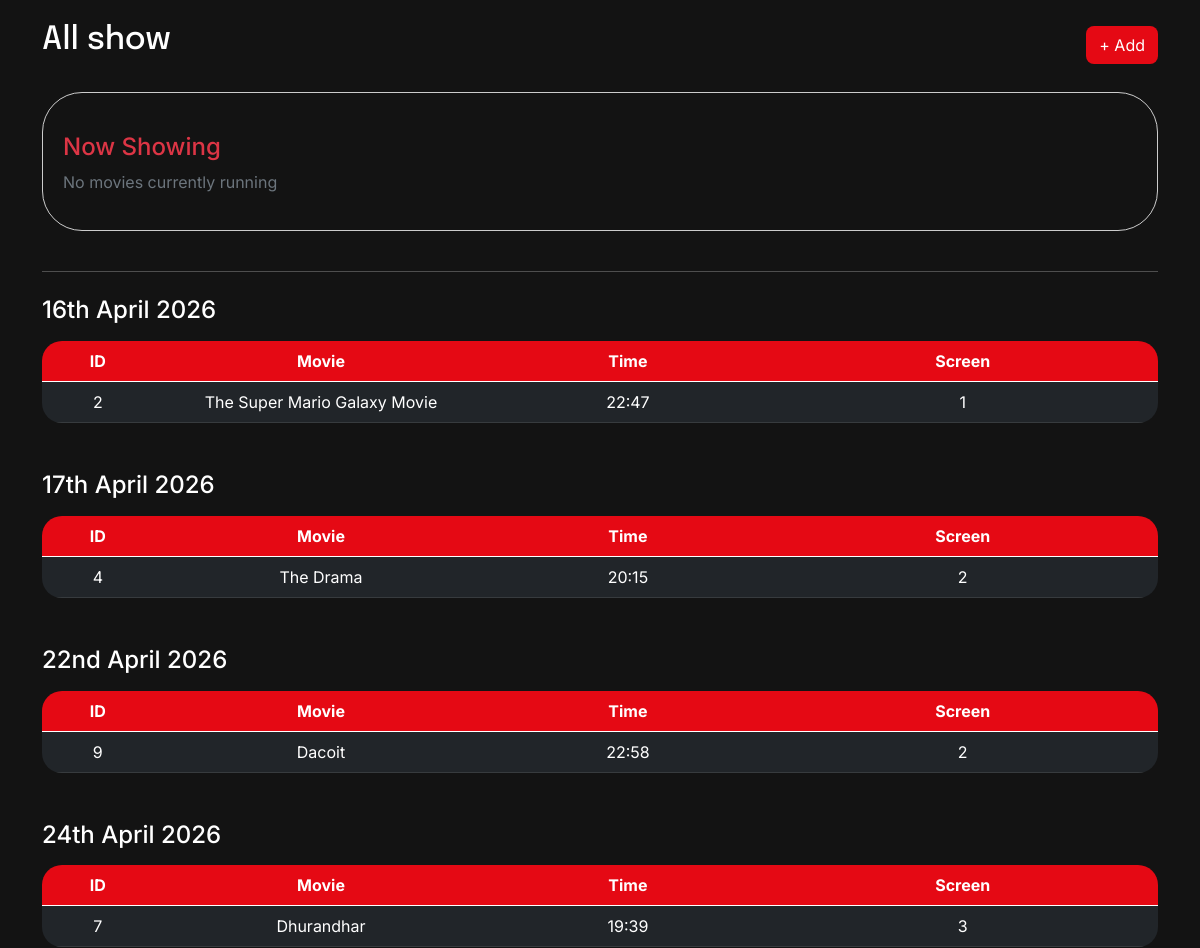
Page /showtimes (middle part) on the earlier database version.
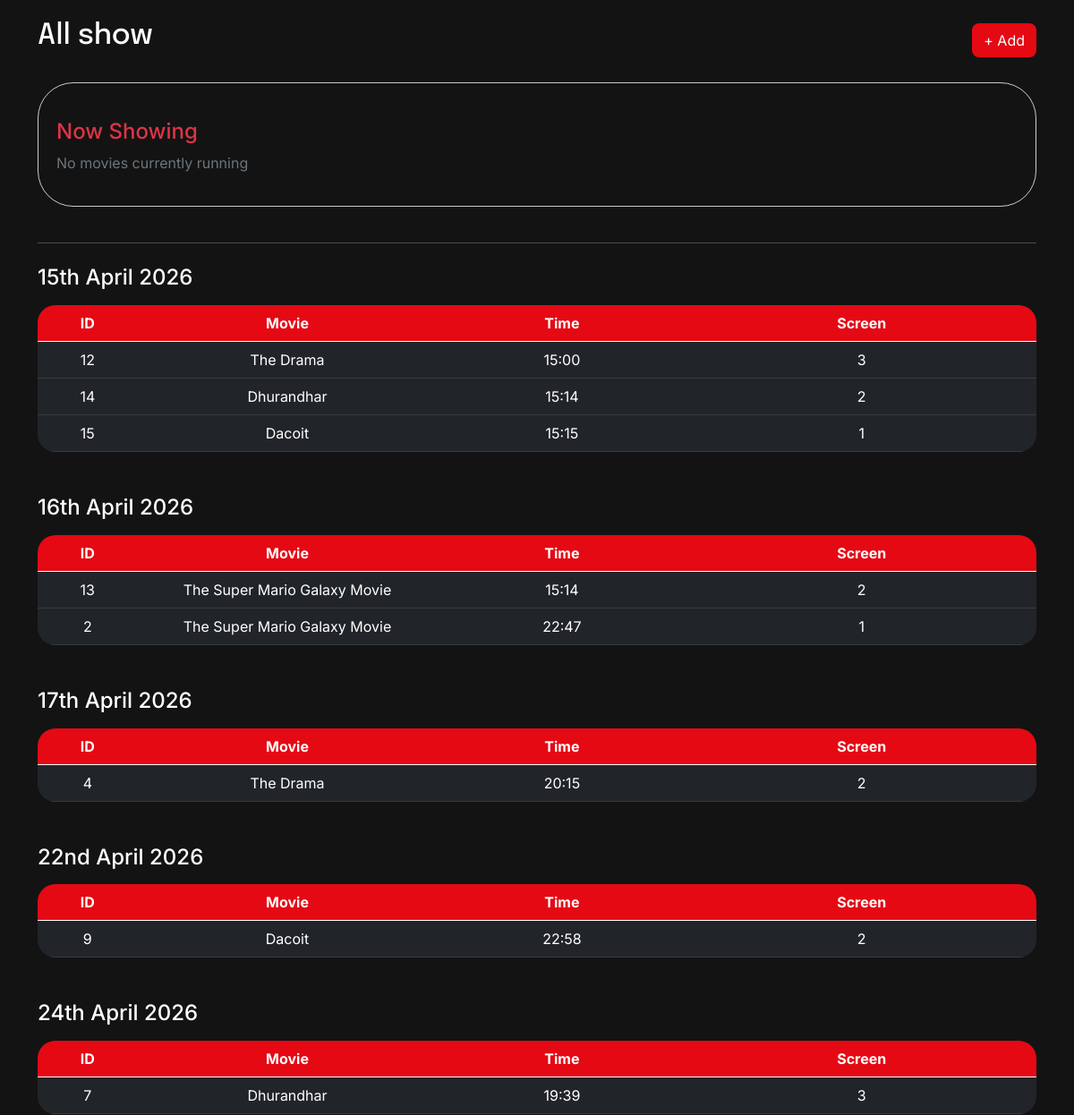
Same page on the later database version.
### models.py (models this page shows)
class Showtime(db.Model):
    __tablename__ = 'showtime'
    id = db.Column(db.Integer, primary_key=True)
    movie_id = db.Column(db.Integer, db.ForeignKey('movie.id'), nullable=False)
    screen_id = db.Column(db.Integer, db.ForeignKey('screen.id'), nullable=False)
    show_time = db.Column(db.DateTime, nullable=False)
    price = db.Column(db.Float, nullable=False)
    bookings = db.relationship('Booking', backref='showtime', lazy=True)

class Movie(db.Model):
    __tablename__ = 'movie'
    id = db.Column(db.Integer, primary_key=True)
    title = db.Column(db.String(200), nullable=False)
    genre = db.Column(db.String(100))
    duration_min = db.Column(db.Integer)          # in minutes
    language = db.Column(db.String(50))
    rating = db.Column(db.Float, default=0.0)     # aggregate rating
    poster_url = db.Column(db.String(500))
    showtimes = db.relationship('Showtime', backref='movie', lazy=True)
    reviews = db.relationship('Review', backref='movie', lazy=True)

class Screen(db.Model):
    __tablename__ = 'screen'
    id = db.Column(db.Integer, primary_key=True)
    name = db.Column(db.String(50), nullable=False, unique=True)
    seats = db.relationship('Seat', backref='screen', lazy=True)
    showtimes = db.relationship('Showtime', backref='screen', lazy=True)

### app.py (the view)
@app.route('/showtimes')
def showtimes():
    showtimes = Showtime.query.order_by(Showtime.show_time).all()
    grouped = defaultdict(list)
    now_showing = []
    now = datetime.now()
    for st in showtimes:
        movie = Movie.query.get(st.movie_id)
        end_time = st.show_time + timedelta(minutes=movie.duration_min)
        date_key = st.show_time.date()
        if end_time < now:
            continue
        grouped[date_key].append((st, movie))
        if st.show_time <= now <= end_time:
            now_showing.append((st, movie, end_time))
    return render_template(
        'showtimes.html',
        grouped=grouped,
        now_showing=now_showing
    )

### app.py (called while the page is built)
@app.context_processor
def inject_user():
    return dict(current_user = current_user, request = request)

def format_date_with_suffix(value):
    if isinstance(value, str):
        try:
            date_obj = datetime.strptime(value, '%Y-%m-%d')
        except ValueError:
            return value
    else:
        date_obj = value
    day = date_obj.day
    if 11 <= day <= 13:
        suffix = 'th'
    else:
        suffix = {1: 'st', 2: 'nd', 3: 'rd'}.get(day % 10, 'th')
    return f"{day}{suffix} {date_obj.strftime('%B %Y')}"

### templates/showtimes.html (shortened to what this page needs)
{% extends "0base.html" %}
{% block content %}
<div class="container" >
<div class="d-flex justify-content-between mb-4 mt-4">
    <h2 class="text-white">All show</h2>
    <a href="{{ url_for('add_showtime') }}" class="btn mybutton btn-danger">+ Add</a>
</div>
<div style="border: 1px solid #ccc; border-radius: 40px; padding: 20px; padding-top: 40px;">
<h4 class="text-danger mb-2">Now Showing</h3>
{% if now_showing %}
    <div class="mb-4">
        {% for st, movie, end in now_showing %}
        <div class="p-2 border-bottom">
            🎬 {{ movie.title }} | Screen {{ st.screen.name }} | Ends at {{ end.strftime('%H:%M') }}
        </div>
        {% endfor %}
    </div>
{% else %}
    <p class="text-muted">No movies currently running</p>
{% endif %}
</div>
<hr class="mb-4" style="margin-top: 40px;">
{% for date, items in grouped.items() %}
<div class="mb-5">
    <h4 class="mb-3">{{ date | date_suffix }}</h4>
    <div class="table-responsive" style="border-radius: 20px; ">
        <table class="table table-dark table-hover align-middle mb-0">
            <thead>
                <tr>
                    <th style="width:10%; color: white; background-color: #E50914;">ID</th>
                    <th style="width:30%; color: white; background-color: #E50914;">Movie</th>
                    <th style="width:25%; color: white; background-color: #E50914;">Time</th>
                    <th style="width:35%; color: white; background-color: #E50914;">Screen</th>
                </tr>
            </thead>
            <tbody>
                {% for st, movie in items %}
                <tr>
                    <td>{{ st.id }}</td>
                    <td>{{ movie.title }}</td>
                    <td>{{ st.show_time.strftime('%H:%M') }}</td>
                    <td>{{ st.screen.name }}</td>
                </tr>
                {% endfor %}
            </tbody>
        </table>
    </div>
</div>
{% endfor %}
</div>
{% endblock %}

### templates/0base.html (shortened to what this page needs)
<!DOCTYPE html>
<html lang="en">
<head>
    <link rel="stylesheet" href="{{ url_for('static', filename='styles.css') }}">
    <link href="https://cdn.jsdelivr.net/npm/bootstrap@5.0.2/dist/css/bootstrap.min.css" rel="stylesheet">
</head>
<body style="background-color: #131313;">
    <main class="container centered-content mt-5" style="padding-top: 30px; padding-bottom: 30px; padding-left: 0px ; padding-right: 0px; max-width: 100%;">
        {% block content %}{% endblock %}
    </main>

### static/styles.css (style rules this page uses)
* { color: #FFF; font-family: 'Inter', sans-serif; }
p { font-family: 'Inter', sans-serif; color: #E9BCB6; }
table { text-align: center; }
.mybutton { background-color: #E50914 !important; border-radius: 8px !important; border-color: transparent !important; color: white !important; }
.d-flex { display: flex; align-items: center; justify-content: space-between; }
h1, h2, h3, h4, h5, h6 { font-family: "inter", sans-serif; }
h2 { font-family:"Epilogue", sans-serif; font-weight: 900; }

Differences in the rows shown:
added Showtime: id "12", title "The Drama", show_time "15:00", screen.name "3", shown under "15th April 2026"
added Showtime: id "14", title "Dhurandhar", show_time "15:14", screen.name "2", shown under "15th April 2026"
added Showtime: id "15", title "Dacoit", show_time "15:15", screen.name "1", shown under "15th April 2026"
added Showtime: id "13", title "The Super Mario Galaxy Movie", show_time "15:14", screen.name "2", shown under "16th April 2026"
Other differences:
new list line: "15th April 2026 ID Movie Time Screen"
